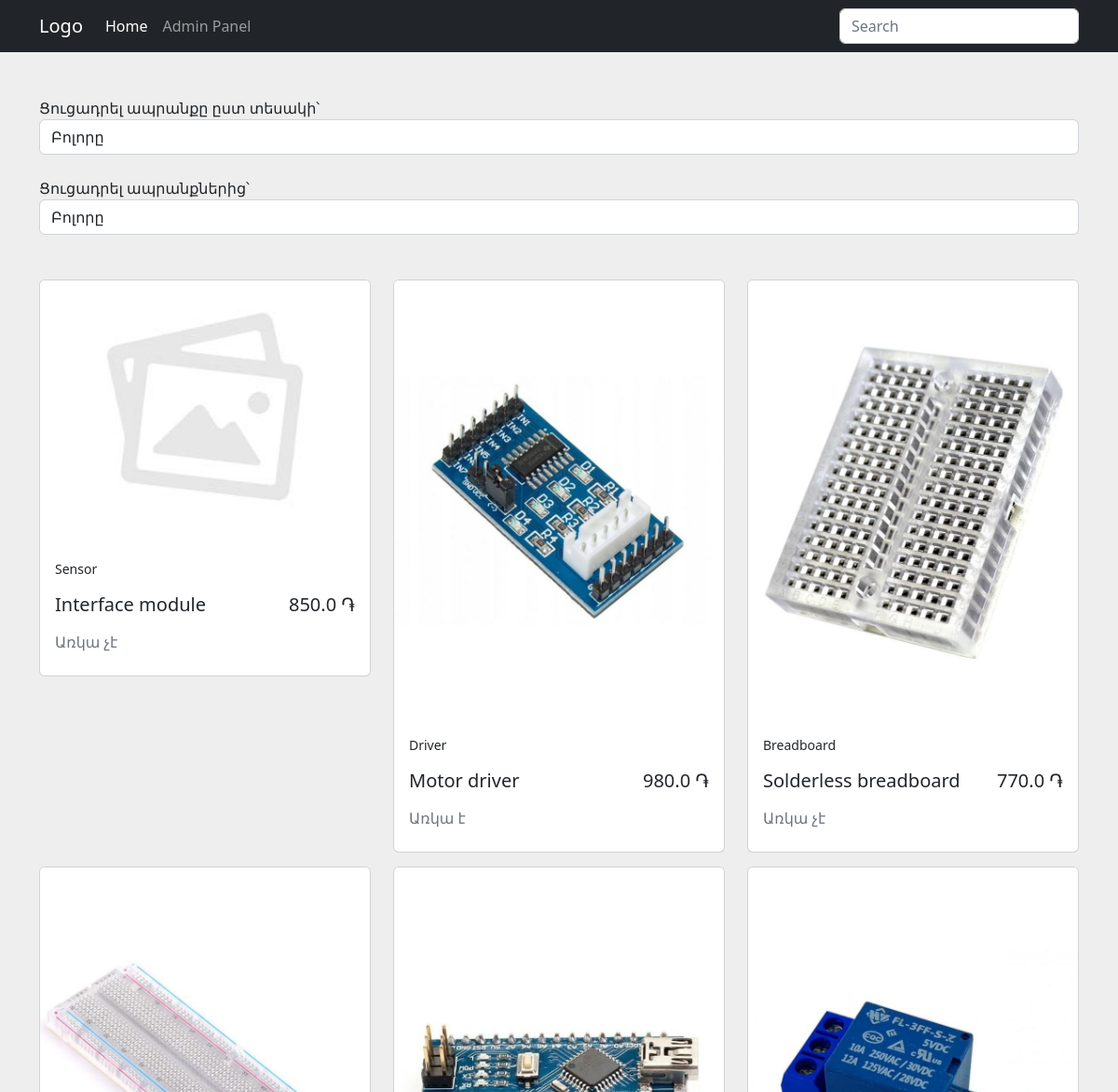
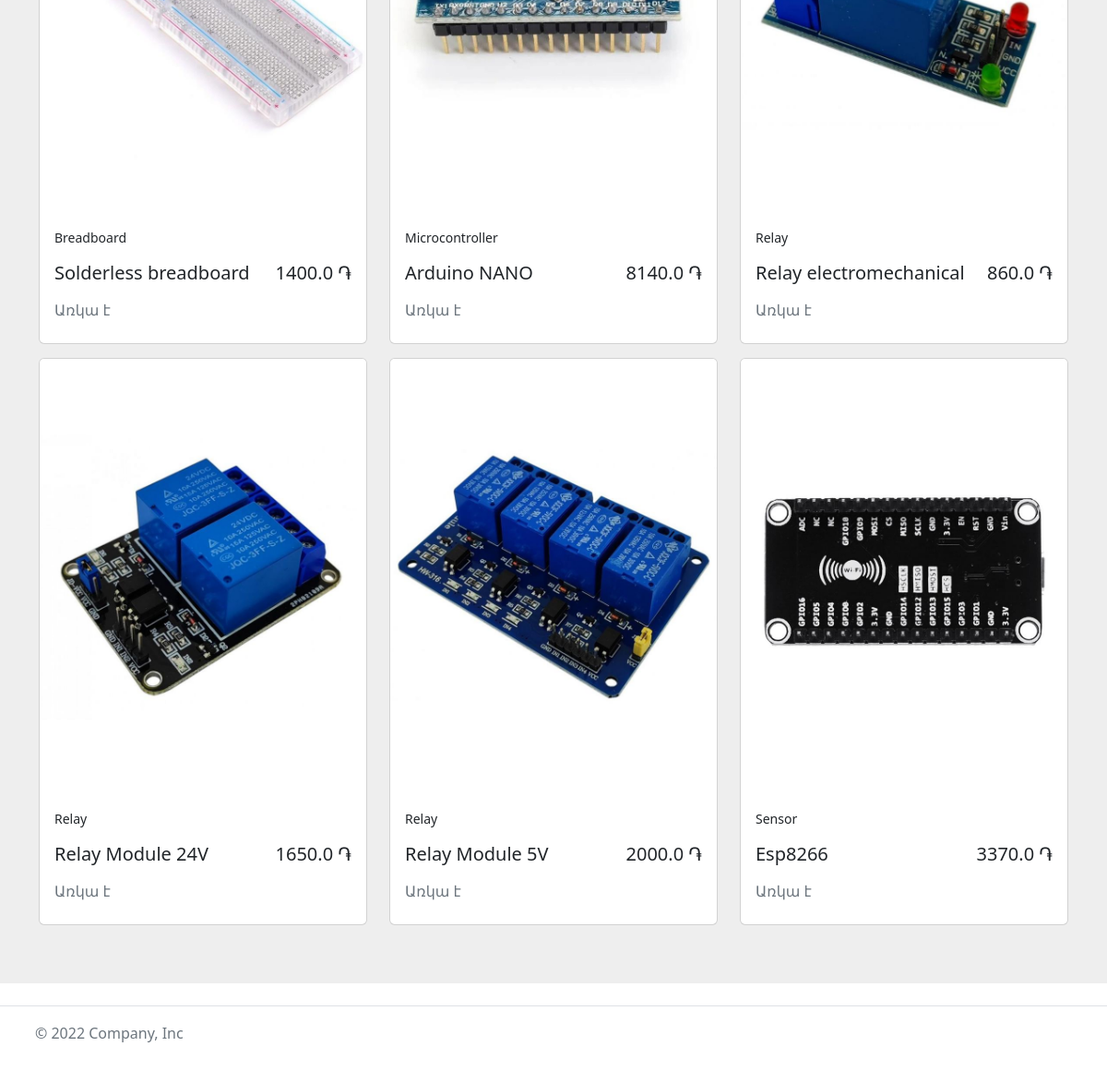
The page / on the database its author committed (2 pictures, top to bottom).
### app/models.py (models this page shows, shortened)
class Product(db.Model):
    __tablename__ = 'products'
    id = db.Column(db.Integer, primary_key=True)
    name = db.Column(db.String(255), nullable=False)
    price = db.Column(db.Float, nullable=False)
    amount = db.Column(db.Integer, nullable=False)
    description = db.Column(db.Text)
    image = db.Column(db.String(255))
    category_id = db.Column(db.Integer, db.ForeignKey('categories.id'), nullable=False)
    category = db.relationship('Category')

class Category(db.Model):
    __tablename__ = 'categories'
    id = db.Column(db.Integer, primary_key=True)
    name = db.Column(db.String(255), nullable=False, unique=True)

### app/main/__init__.py (the view)
@main.route('/')
def index():
    categories = Category.query.all()
    products = Product.query.all()
    return render_template('index.html', categories=categories, products=products)

### app/templates/index.html (shortened to what this page needs)
{% extends "base.html" %}
{% block content %}
<section style="background-color: #eee;">
  <div class="container py-5">
    <div class="form-group">
      <label for="categorySelect">Ցուցադրել ապրանքը ըստ տեսակի՝</label>
      <select class="form-control" id="categorySelect">
        <option value="0">Բոլորը</option>
      </select>
    </div>
    <br>
    <div class="form-group">
      <label for="availabilitySelect">Ցուցադրել ապրանքներից՝</label>
      <select class="form-control" id="availabilitySelect">
        <option value="0">Բոլորը</option>
      </select>
    </div>
    <br><br>
    <div class="row">
      {% for product in products %}
      <div class="col-md-12 col-lg-4 mb-4 mb-lg-0">
        <div class="card">
          {% if product.image %}
          <img src="{{ url_for('static', filename='img/uploads/' + product.image) }}" class="card-img-top" alt="{{ product.name }}" />
          {% else %}
          <img src="{{ url_for('static', filename='img/default_image.jpg') }}" class="card-img-top" alt="{{ product.name }}" />
          {% endif %}
          <div class="card-body">
            <div class="d-flex justify-content-between">
              <p class="small">{{ product.category.name }}</p>
            </div>
            <div class="d-flex justify-content-between mb-3">
              <h5 class="mb-0">{{ product.name }}</h5>
              <h5 class="text-dark mb-0">{{ product.price }} <span>&#x058f;</span></h5>
            </div>
            <div class="d-flex justify-content-between mb-2">
              <p class="text-muted mb-0">
                {% if product.amount %}Առկա է{% else %}Առկա չէ{% endif %}
              </p>
            </div>
          </div>
        </div>
      </div>
      {% endfor %}
    </div>
  </div>
</section>
{% endblock %}

### app/templates/base.html (shortened to what this page needs)
<!doctype html>
<html lang="en">
<head>
    <link rel="stylesheet" href="{{ url_for('static', filename='css/style.css') }}">
</head>
<body>
{% block body %}
    <nav class="navbar navbar-expand-lg navbar-dark bg-dark" aria-label="Eighth navbar example">
    {% block navbar %}
        <div class="container">
          <a class="navbar-brand" href="#">Logo</a>
          <div class="collapse navbar-collapse" id="navbarsExample07">
            <ul class="navbar-nav me-auto mb-2 mb-lg-0">
              <li class="nav-item">
                <a class="nav-link active" aria-current="page" href="{{ url_for('main.index') }}">Home</a>
              </li>
              <li class="nav-item">
                <a class="nav-link" href="{{ url_for('admin.index') }}">Admin Panel</a>
              </li>
            </ul>
            <form role="search">
              <input class="form-control" type="search" placeholder="Search" aria-label="Search">
            </form>
          </div>
        </div>
    {% endblock %}
    </nav>
    {% block content %} {% endblock %}
    <footer class="d-flex flex-wrap justify-content-between align-items-center py-3 my-4 border-top">
    {% block footer %}
        <div class="col-md-4 d-flex align-items-center">
          <a href="/" class="mb-3 me-2 mb-md-0 text-muted text-decoration-none lh-1">
            <svg class="bi" width="30" height="24"><use xlink:href="#bootstrap"></use></svg>
          </a>
          <span class="mb-3 mb-md-0 text-muted">© 2022 Company, Inc</span>
        </div>
        <ul class="nav col-md-4 justify-content-end list-unstyled d-flex">
          <li class="ms-3"><a class="text-muted" href="#"><svg class="bi" width="24" height="24"><use xlink:href="#twitter"></use></svg></a></li>
          <li class="ms-3"><a class="text-muted" href="#"><svg class="bi" width="24" height="24"><use xlink:href="#instagram"></use></svg></a></li>
          <li class="ms-3"><a class="text-muted" href="#"><svg class="bi" width="24" height="24"><use xlink:href="#facebook"></use></svg></a></li>
        </ul>
    {% endblock %}
    </footer>
{% endblock %}
</body>
</html>

### app/static/css/style.css (style rules this page uses)
.card { margin-bottom: 15px; }

### rows shown on the page
Product: category.name "Sensor", name "Interface module", price "850.0", amount "Առկա չէ"
Product: image (picture), category.name "Driver", name "Motor driver", price "980.0", amount "Առկա է"
Product: image (picture), category.name "Breadboard", name "Solderless breadboard", price "770.0", amount "Առկա չէ"
Product: image (picture), category.name "Breadboard", name "Solderless breadboard", price "1400.0", amount "Առկա է"
Product: image (picture), category.name "Microcontroller", name "Arduino NANO", price "8140.0", amount "Առկա է"
Product: image (picture), category.name "Relay", name "Relay electromechanical", price "860.0", amount "Առկա է"
Product: image (picture), category.name "Relay", name "Relay Module 24V", price "1650.0", amount "Առկա է"
Product: image (picture), category.name "Relay", name "Relay Module 5V", price "2000.0", amount "Առկա է"
Product: image (picture), category.name "Sensor", name "Esp8266", price "3370.0", amount "Առկա է"
